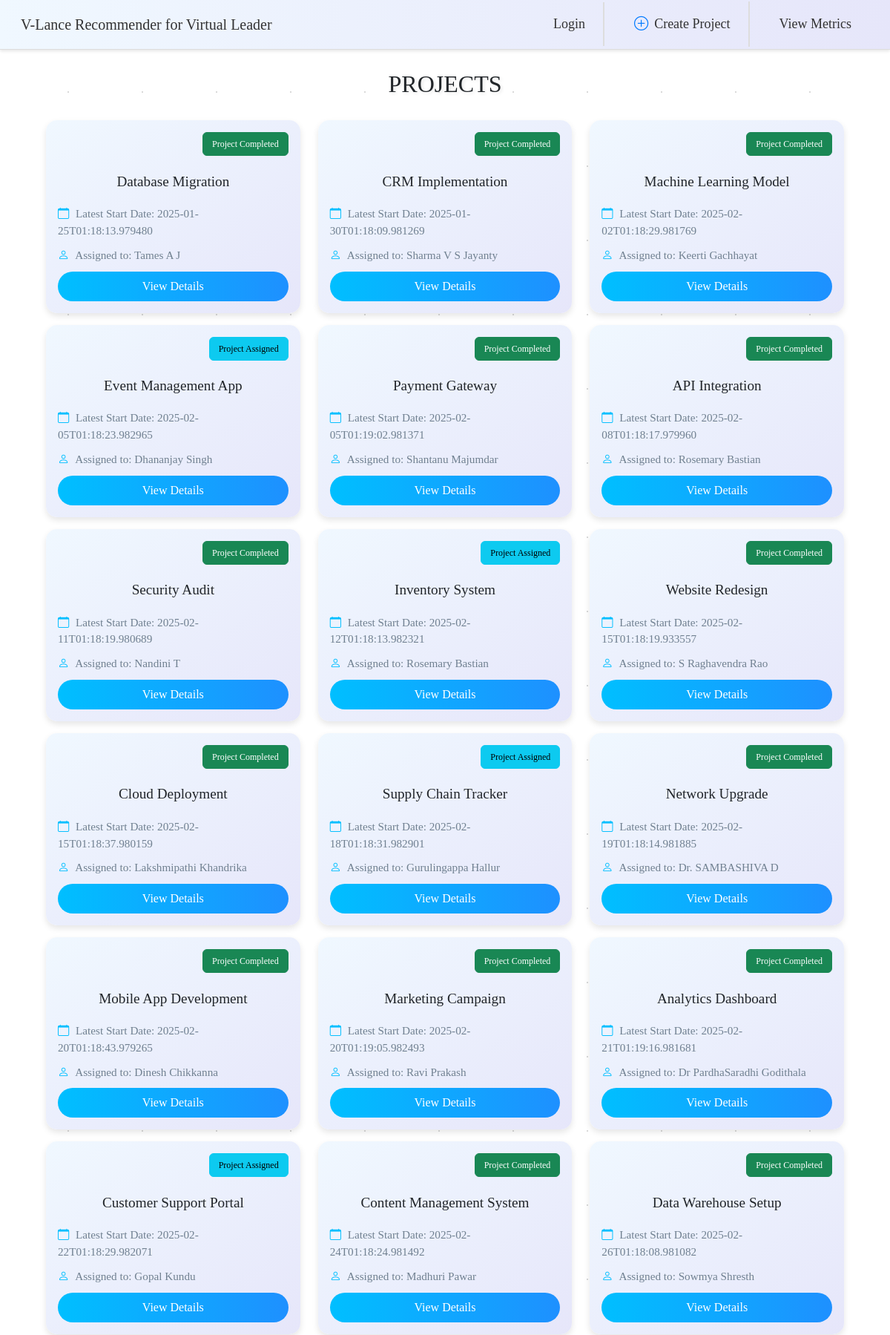
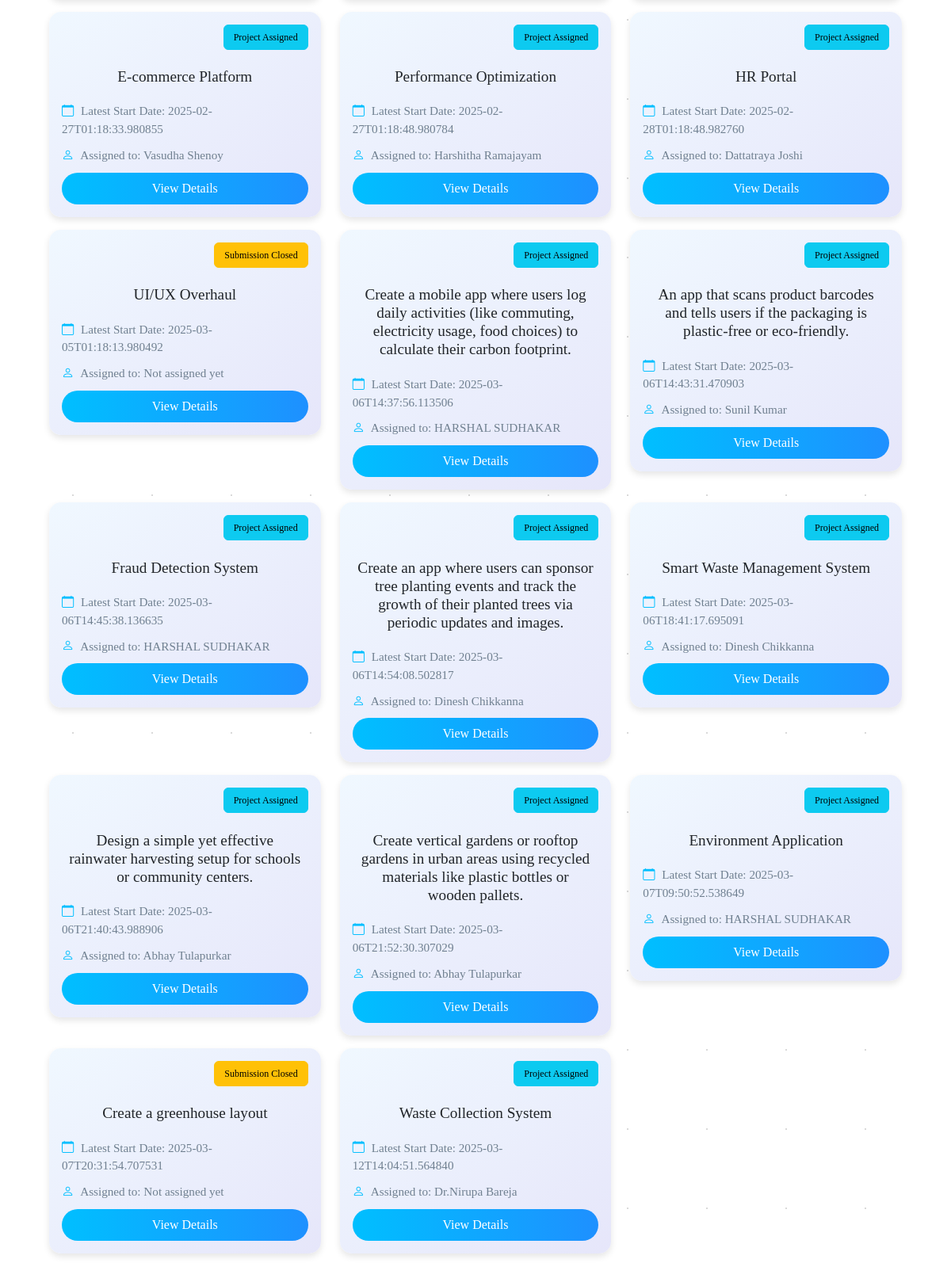
The page / on the database its author committed (2 pictures, top to bottom).
### app.py (models this page shows)
class Project(db.Model):
    id = db.Column(db.Integer, primary_key=True)
    name = db.Column(db.String(100), unique=True, nullable=False)
    deadline_days = db.Column(db.Integer, nullable=False)
    estimated_duration = db.Column(db.Integer, nullable=False)
    window_open = db.Column(db.DateTime, nullable=False)
    window_close = db.Column(db.DateTime, nullable=False)
    allowed_users = db.Column(db.Text, nullable=False)
    assigned_to = db.Column(db.String(100), nullable=True)
    actual_days = db.Column(db.Integer, nullable=True)
    assigned_rank = db.Column(db.Integer, nullable=True)
    submissions = db.relationship('Submission', backref='project', lazy=True)
    subtasks = db.relationship('Subtask', backref='project', lazy=True)

### app.py (the view)
@app.route('/')
def home():
    projects = Project.query.all()
    project_list = []
    current_time = datetime.now()
    for project in projects:
        deadline_date = project.window_open + timedelta(seconds=project.deadline_days)
        latest_start_date = deadline_date - timedelta(seconds=project.estimated_duration)
        project_list.append({
            'name': project.name,
            'latest_start_date': latest_start_date.isoformat(),
            'assigned_to': project.assigned_to,
            'actual_days': project.actual_days,
            'estimated_duration': project.estimated_duration,
            'window_close': project.window_close.isoformat() if project.window_close else None,
            'current_time': current_time.isoformat()
        })
    sorted_projects = sorted(project_list, key=lambda x: x['latest_start_date'])
    return render_template('home.html', projects=sorted_projects)

### templates/home.html (shortened to what this page needs)
{% extends "base.html" %} {% block title %}Home{% endblock %} {% block content
%}
<div class="projects-container">
  <h2 class="projects-heading">PROJECTS</h2>
  <div class="row">
    {% for project in projects %}
    <div class="col-md-4 mb-3">
      <div class="card">
        <div class="card-body">
          {% if project.actual_days is not none %}
          <div class="d-flex justify-content-end">
            <p class="btn btn-success">Project Completed</p>
          </div>
        {% elif project.assigned_to is not none %}
          <div class="d-flex justify-content-end">
            <p class="btn btn-info">Project Assigned</p>
          </div>
        {% elif project.window_close and project.window_close < project.current_time %}
          <div class="d-flex justify-content-end">
            <p class="btn btn-warning">Submission Closed</p>
          </div>
        {% endif %}
          <h5 class="card-title">{{ project.name }}</h5>
          <p class="card-text">
            <i
              class="bi bi-calendar"
              style="color: #00bfff; margin-right: 5px"
            ></i>
            Latest Start Date: {{ project.latest_start_date }}
          </p>
          <p class="card-text">
            <i
              class="bi bi-person"
              style="color: #00bfff; margin-right: 5px"
            ></i>
            Assigned to: {{ project.assigned_to or 'Not assigned yet' }}
          </p>
          <a
            href="{{ url_for('project_status', project_name=project.name) }}"
            class="btn btn-primary"
            >View Details</a
          >
        </div>
      </div>
    </div>
    {% endfor %}
  </div>
</div>
{% endblock %}

### templates/base.html (shortened to what this page needs)
<!DOCTYPE html>
<html lang="en">
<head>
  <link href="https://cdn.jsdelivr.net/npm/bootstrap@5.3.0/dist/css/bootstrap.min.css" rel="stylesheet" />
  <link href="https://cdn.jsdelivr.net/npm/bootstrap-icons@1.10.5/font/bootstrap-icons.css" rel="stylesheet" />
</head>
<body>
  <nav class="navbar navbar-expand-lg fixed-top" style="
    background: linear-gradient(90deg, #f0f8ff, #e6e6fa);
    border-bottom: 1px solid #ddd;
    box-shadow: 0 2px 4px rgba(0, 0, 0, 0.1);
    padding: 0.2% 1rem;
    font-family: 'Times New Roman', sans-serif;
  ">
    <div class="container-fluid">
      <a class="navbar-brand" href="{{ url_for('home') }}" style="
        font-family: 'Times New Roman', sans-serif;
        font-size: 20px;
        color: #333;
        font-weight: 500;
        transition: color 0.3s ease, transform 0.3s ease;
      " onmouseover="this.style.color='#007bff'; this.style.transform='scale(1)';"
        onmouseout="this.style.color='#333'; this.style.transform='scale(1)';">V-Lance Recommender for Virtual
        Leader</a>
      <div class="collapse navbar-collapse" id="navbarNav">
        <ul class="navbar-nav ms-auto" style="display: flex; align-items: center; gap: 1rem">
          {% if session.username %}
          <li class="nav-item" style="
            display: flex;
            align-items: center;
            padding: 0.5rem 1rem;
            border-right: 2px solid #ddd;
            position: relative;
          ">
            <span class="navbar-text" style="
              color: #555;
              font-weight: 400;
              transition: color 0.3s ease;
            " onmouseover="this.style.color='#007bff';" onmouseout="this.style.color='#555';">Welcome, {{
              session.username }}</span>
          </li>
          <li class="nav-item" style="padding: 0.5rem 1rem; border-right: 2px solid #ddd">
            <a class="nav-link" href="{{ url_for('logout') }}" style="
              font-size: 18px;
              color: #333;
              text-decoration: none;
              position: relative;
              transition: color 0.3s ease;
            " onmouseover="this.style.color='#007bff';"
              onmouseout="this.style.color='#333'; this.style.textDecoration='none';">Logout</a>
          </li>
          {% else %}
          <li class="nav-item" style="padding: 0.5rem 1rem; border-right: 2px solid #ddd">
            <a class="nav-link" href="{{ url_for('login') }}" style="
              font-size: 18px;
              color: #333;
              text-decoration: none;
              position: relative;
              transition: color 0.3s ease;
            " onmouseover="this.style.color='#007bff';"
              onmouseout="this.style.color='#333'; this.style.textDecoration='none';">Login</a>
          </li>
          {% endif %}
          <li class="nav-item" style="padding: 0.5rem 1rem; border-right: 2px solid #ddd">
            <a class="nav-link" href="{{ url_for('create_project_form') }}" style="
              font-size: 18px;
              color: #333;
              text-decoration: none;
              display: flex;
              align-items: center;
              transition: color 0.3s ease, transform 0.3s ease;
            " onmouseover="this.style.color='#007bff'; this.style.transform='translateY(-2px)';"
              onmouseout="this.style.color='#333'; this.style.transform='translateY(0)';">
              <i class="bi bi-plus-circle" style="
                margin-right: 0.5rem;
                color: #007bff;
                font-size: 1.2rem;
              "></i>Create Project
            </a>
          </li>
          <li class="nav-item" style="padding: 0.4rem 1rem;">
            <a class="nav-link" href="{{ url_for('metrics') }}" style="
              font-size: 18px;
              color: #333;
              text-decoration: none;
              position: relative;
              transition: color 0.3s ease;
            " onmouseover="this.style.color='#007bff';"
              onmouseout="this.style.color='#333'; this.style.textDecoration='none';">View Metrics</a>
          </li>
        </ul>
      </div>
    </div>
  </nav>
  <div class="container mt-4">{% block content %}{% endblock %}</div>
</body>
</html>

### templates/base.html (style rules this page uses)
body { padding-top: 50px; }

### templates/home.html (style rules this page uses)
.projects-container { padding: 20px; min-height: 100vh; font-family: "Times New Roman", serif; }
.card { background: linear-gradient(145deg, #f0f8ff, #e6e6fa); border: none; border-radius: 15px; box-shadow: 0 4px 8px rgba(0, 0, 0, 0.1); transition: transform 0.3s ease, box-shadow 0.3s ease; animation: fadeInUp 0.5s ease-out; overflow: hidden; position: relative; }
.btn-success, .btn-info, .btn-warning { text-align: right; font-size: 12px; }
.card-title { font-size: 1.2rem; text-align: center; margin-bottom: 15px; padding: 0.4rem; }
.card-text { color: #708090; font-size: 0.95rem; margin-bottom: 10px; }
.btn-primary { background: linear-gradient(90deg, #00bfff, #1e90ff); border: none; border-radius: 20px; padding: 8px 20px; transition: transform 0.1s ease, background 0.1s ease; display: block; margin: 0 auto; }
.projects-heading { text-align: center; margin-bottom: 30px; text-shadow: 2px 2px 4px rgba(0, 0, 0, 0.1); }

### rows shown on the page
Project: shows "Project Completed", name "Database Migration", latest_start_date "2025-01-25T01:18:13.979480", assigned_to "Tames A J"
Project: shows "Project Completed", name "CRM Implementation", latest_start_date "2025-01-30T01:18:09.981269", assigned_to "Sharma V S Jayanty"
Project: shows "Project Completed", name "Machine Learning Model", latest_start_date "2025-02-02T01:18:29.981769", assigned_to "Keerti Gachhayat"
Project: shows "Project Assigned", name "Event Management App", latest_start_date "2025-02-05T01:18:23.982965", assigned_to "Dhananjay Singh"
Project: shows "Project Completed", name "Payment Gateway", latest_start_date "2025-02-05T01:19:02.981371", assigned_to "Shantanu Majumdar"
Project: shows "Project Completed", name "API Integration", latest_start_date "2025-02-08T01:18:17.979960", assigned_to "Rosemary Bastian"
Project: shows "Project Completed", name "Security Audit", latest_start_date "2025-02-11T01:18:19.980689", assigned_to "Nandini T"
Project: shows "Project Assigned", name "Inventory System", latest_start_date "2025-02-12T01:18:13.982321", assigned_to "Rosemary Bastian"
Project: shows "Project Completed", name "Website Redesign", latest_start_date "2025-02-15T01:18:19.933557", assigned_to "S Raghavendra Rao"
Project: shows "Project Completed", name "Cloud Deployment", latest_start_date "2025-02-15T01:18:37.980159", assigned_to "Lakshmipathi Khandrika"
Project: shows "Project Assigned", name "Supply Chain Tracker", latest_start_date "2025-02-18T01:18:31.982901", assigned_to "Gurulingappa Hallur"
Project: shows "Project Completed", name "Network Upgrade", latest_start_date "2025-02-19T01:18:14.981885", assigned_to "Dr. SAMBASHIVA D"
Project: shows "Project Completed", name "Mobile App Development", latest_start_date "2025-02-20T01:18:43.979265", assigned_to "Dinesh Chikkanna"
Project: shows "Project Completed", name "Marketing Campaign", latest_start_date "2025-02-20T01:19:05.982493", assigned_to "Ravi Prakash"
Project: shows "Project Completed", name "Analytics Dashboard", latest_start_date "2025-02-21T01:19:16.981681", assigned_to "Dr PardhaSaradhi Godithala"
Project: shows "Project Assigned", name "Customer Support Portal", latest_start_date "2025-02-22T01:18:29.982071", assigned_to "Gopal Kundu"
Project: shows "Project Completed", name "Content Management System", latest_start_date "2025-02-24T01:18:24.981492", assigned_to "Madhuri Pawar"
Project: shows "Project Completed", name "Data Warehouse Setup", latest_start_date "2025-02-26T01:18:08.981082", assigned_to "Sowmya Shresth"
Project: shows "Project Assigned", name "E-commerce Platform", latest_start_date "2025-02-27T01:18:33.980855", assigned_to "Vasudha Shenoy"
Project: shows "Project Assigned", name "Performance Optimization", latest_start_date "2025-02-27T01:18:48.980784", assigned_to "Harshitha Ramajayam"
Project: shows "Project Assigned", name "HR Portal", latest_start_date "2025-02-28T01:18:48.982760", assigned_to "Dattatraya Joshi"
Project: shows "Submission Closed", name "UI/UX Overhaul", latest_start_date "2025-03-05T01:18:13.980492", assigned_to "Not assigned yet"
Project: shows "Project Assigned", name "Create a mobile app where users log daily activities (like commuting, electricity usage, food choices) to calculate their carbon footprint.", latest_start_date "2025-03-06T14:37:56.113506", assigned_to "HARSHAL SUDHAKAR"
Project: shows "Project Assigned", name "An app that scans product barcodes and tells users if the packaging is plastic-free or eco-friendly.", latest_start_date "2025-03-06T14:43:31.470903", assigned_to "Sunil Kumar"
Project: shows "Project Assigned", name "Fraud Detection System", latest_start_date "2025-03-06T14:45:38.136635", assigned_to "HARSHAL SUDHAKAR"
Project: shows "Project Assigned", name "Create an app where users can sponsor tree planting events and track the growth of their planted trees via periodic updates and images.", latest_start_date "2025-03-06T14:54:08.502817", assigned_to "Dinesh Chikkanna"
Project: shows "Project Assigned", name "Smart Waste Management System", latest_start_date "2025-03-06T18:41:17.695091", assigned_to "Dinesh Chikkanna"
Project: shows "Project Assigned", name "Design a simple yet effective rainwater harvesting setup for schools or community centers.", latest_start_date "2025-03-06T21:40:43.988906", assigned_to "Abhay Tulapurkar"
Project: shows "Project Assigned", name "Create vertical gardens or rooftop gardens in urban areas using recycled materials like plastic bottles or wooden pallets.", latest_start_date "2025-03-06T21:52:30.307029", assigned_to "Abhay Tulapurkar"
Project: shows "Project Assigned", name "Environment Application", latest_start_date "2025-03-07T09:50:52.538649", assigned_to "HARSHAL SUDHAKAR"
Project: shows "Submission Closed", name "Create a greenhouse layout", latest_start_date "2025-03-07T20:31:54.707531", assigned_to "Not assigned yet"
Project: shows "Project Assigned", name "Waste Collection System", latest_start_date "2025-03-12T14:04:51.564840", assigned_to "Dr.Nirupa Bareja"
